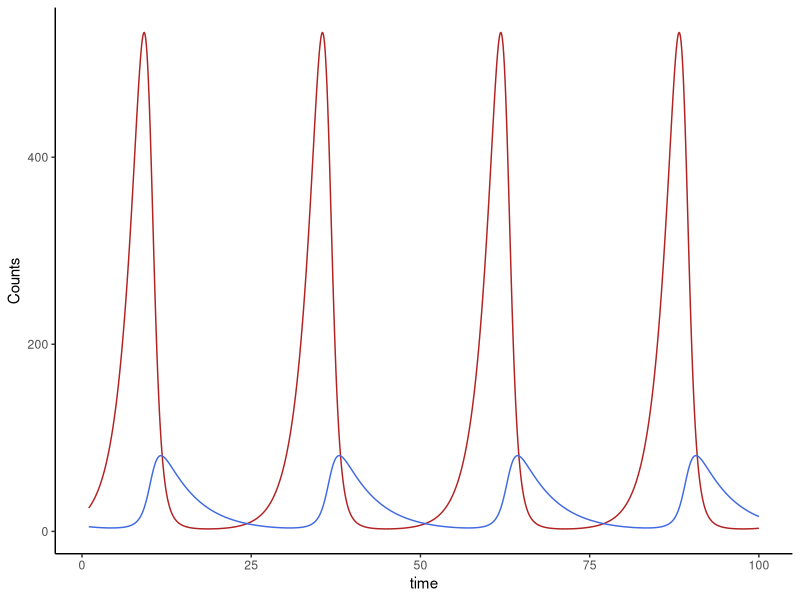
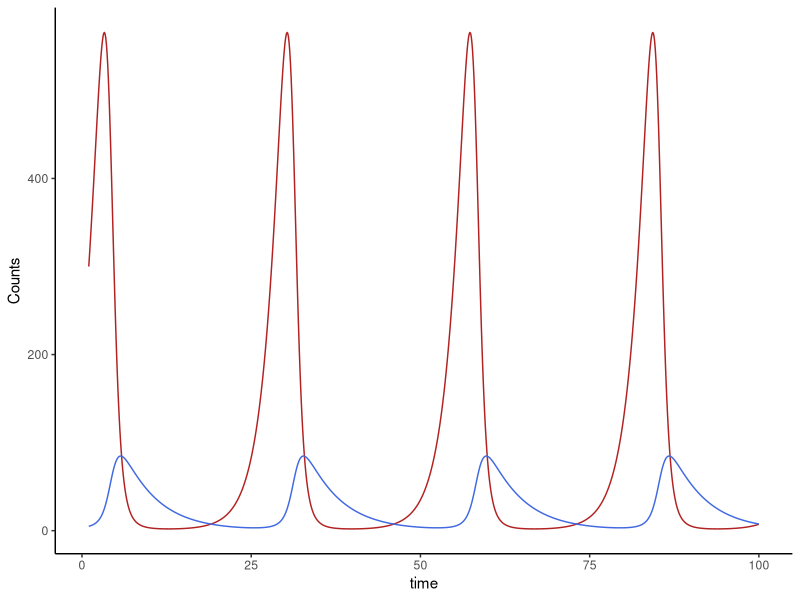
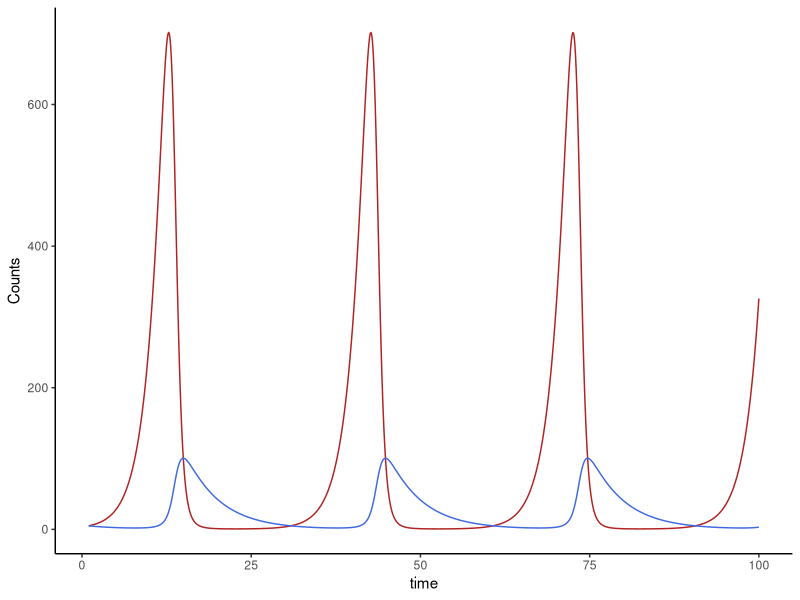

The R script that drew these images, in order:
## ---- chunk 1

library(deSolve)
library(ggplot2)

predPreySim<-function(t,y,p){
  herbivore=y[1]
  carnivore=y[2]
  h_birthrate=p[1]
  c_attackrate=p[2]
  h_c_efficiency=p[3]
  c_death=p[4]
  dHerb_dt=(h_birthrate*herbivore)-(c_attackrate*carnivore*herbivore)
  dCarn_dt=(h_c_efficiency*c_attackrate*carnivore*herbivore)-(c_death*carnivore)
  return(list(c(dHerb_dt,dCarn_dt)))
}


y = c(25,5)
p = c(0.5,0.02,0.1,0.2)
times=seq(from=1,to=100,by=0.1)

modelSim=ode(y=y,times=times,func=predPreySim,parms=p)
colnames(modelSim)[2] <- "herbivore"
colnames(modelSim)[3] <- "predator"
modelSim2 <- as.data.frame(modelSim)
ggplot(data=modelSim2) + geom_line(aes(x=time,y=herbivore),color="firebrick") + geom_line(aes(x=time,y=predator),color="royalblue")+theme_classic()+ylab("Counts")

## ---- chunk 2

max(modelSim[,2])

## ---- chunk 3

min(modelSim[,2])

## ---- chunk 4

max(modelSim[,3])

## ---- chunk 5

min(modelSim[,3])

## ---- chunk 6
y = c(300,5)
p = c(0.5,0.02,0.1,0.2)
times=seq(from=1,to=100,by=0.1)

modelSim=ode(y=y,times=times,func=predPreySim,parms=p)
colnames(modelSim)[2] <- "herbivore"
colnames(modelSim)[3] <- "predator"
modelSim2 <- as.data.frame(modelSim)
ggplot(data=modelSim2) + geom_line(aes(x=time,y=herbivore),color="firebrick")+geom_line(aes(x=time,y=predator),color="royalblue")+theme_classic()+ylab("Counts")
## ---- chunk 7

max(modelSim[,2])

## ---- chunk 8

max(modelSim[,3])

## ---- chunk 9
y = c(5,5)
p = c(0.5,0.02,0.1,0.2)
times=seq(from=1,to=100,by=0.1)

modelSim=ode(y=y,times=times,func=predPreySim,parms=p)
colnames(modelSim)[2] <- "herbivore"
colnames(modelSim)[3] <- "predator"
modelSim2 <- as.data.frame(modelSim)
ggplot(data=modelSim2) + geom_line(aes(x=time,y=herbivore),color="firebrick")+geom_line(aes(x=time,y=predator),color="royalblue")+theme_classic()+ylab("Counts")
## ---- chunk 10

max(modelSim[,2])

## ---- chunk 11

max(modelSim[,3])
